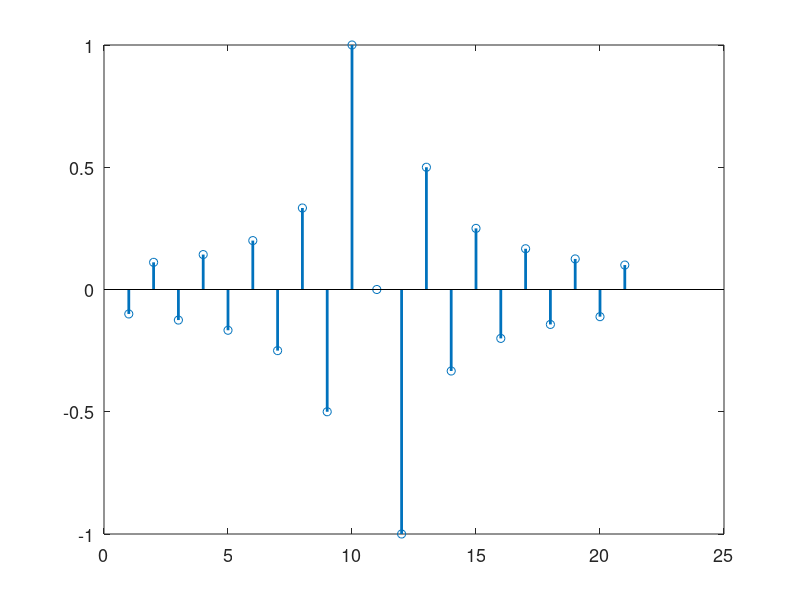
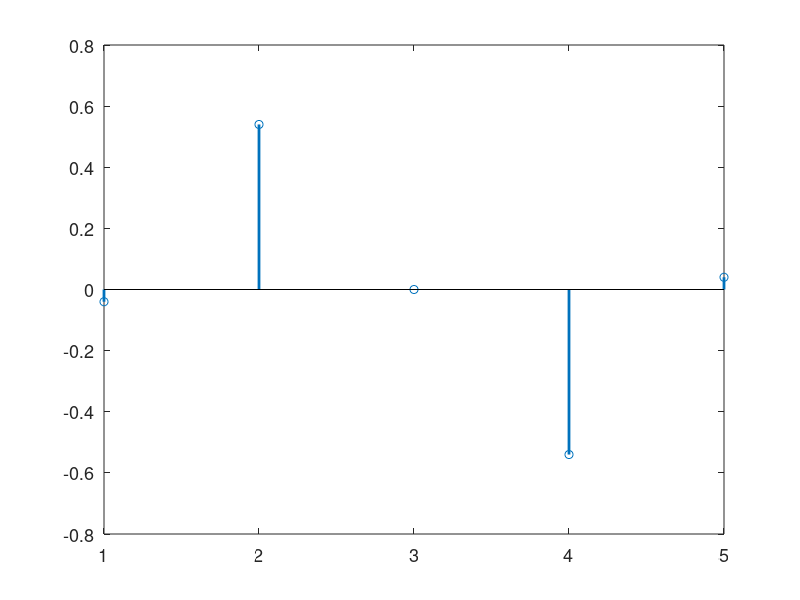
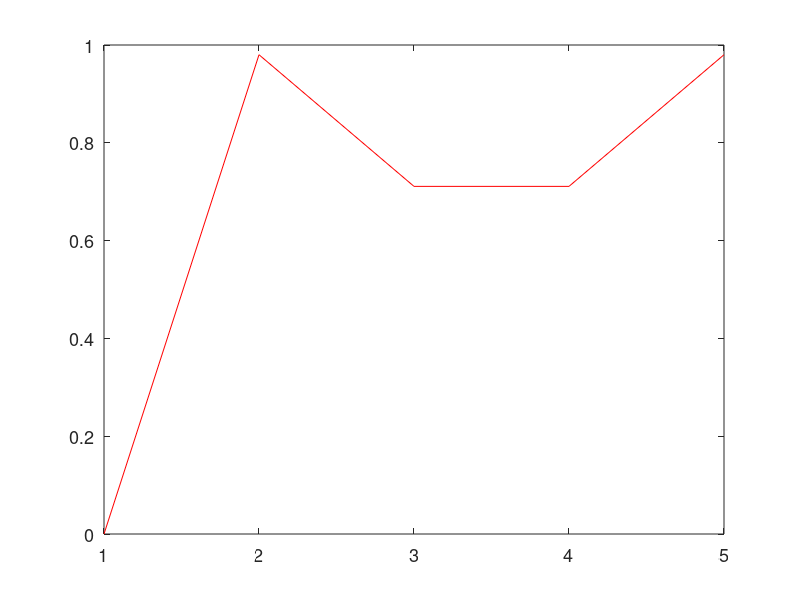
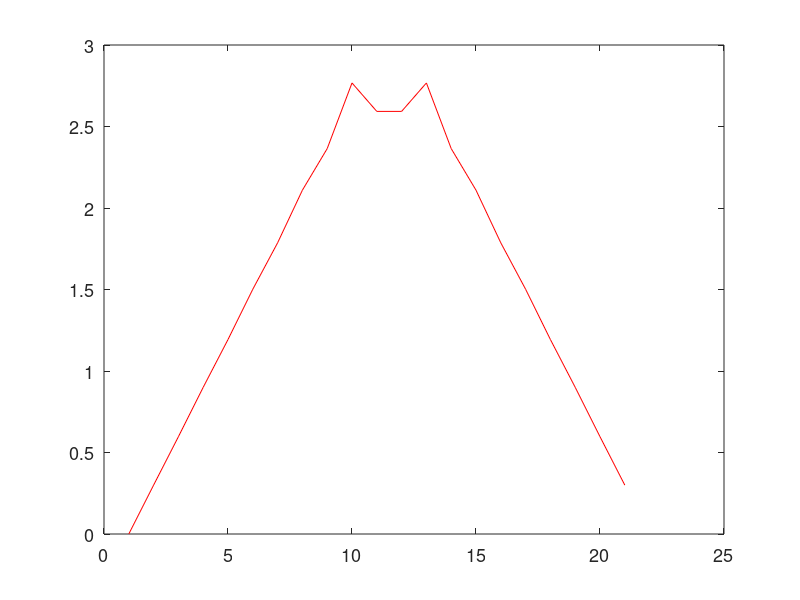

The MATLAB source for these figures, in order:
% file: e9_3_differentiator.m
%  Differentiator, with 5-point hamming window, 5-point rectangular, and 21-point rectangular
clear; close all; set(0,'defaultAxesFontSize',13);
n = linspace(-10,10, 21);
H = ((-1).^n)./n;  %impulse response of differentiator, graphed for 21 points, -10 to 10
H(11)=0  % impulse response value is 0 at n=0 (formula above would make it infinite)
figure; stem(H, 'Linewidth', 2)

Hm = [-0.04 0.54 0 -0.54 0.04];  % 5-point hamming window times impulse response
figure; stem(Hm, 'Linewidth', 2) %  plot Hamming times impulse response
Fx = fft(Hm);  % does not look much like a differentiator frequency spectrum
figure; plot(abs(Fx),'r')

FH = fft(H);  %freq spectrum of original impulse response, with 21 points, does look like H(jw) = w
figure; plot(abs(FH),'r')

Hr = H(9:13); % 5-point rectangular window on original impulse response
Fr = fft(Hr)
figure; plot(abs(Fr))

% Triangle wave input, see how close output is to squarewave
% See https://www.mathworks.com/help/signal/ref/sawtooth.html  

% Generate 2 periods of a triangle wave, 50 Hz. Sample rate is 500 Hz. 
%%%%%%%%%%%%%%%%%%%%%% Uncomment the following line if using Octave:
% pkg load signal    % sawtooth function is in signal processing package
T = 2*(1/50);
fs = 500;
t = 0:1/fs:T-1/fs;
x = sawtooth(2*pi*50*t,1/2);
figure; stem(x, 'Linewidth', 2) %  plot input sawtooth

y = conv(x, H); %output of differentiator with rectangular window of length 21
figure; stem(y, 'Linewidth',2) %looks somewhat like squarewave

yr = conv(x,Hr); %output of differentiator with rectangular window of length 5
figure; stem(yr, 'Linewidth',2) %looks like differentiator output that should occur with squarewave input

ym = conv(x,Hm); %output of differentiator with Hamming window of length 5
figure; stem(ym, 'Linewidth',2) %looks like differentiator output that should occur with squarewave input
